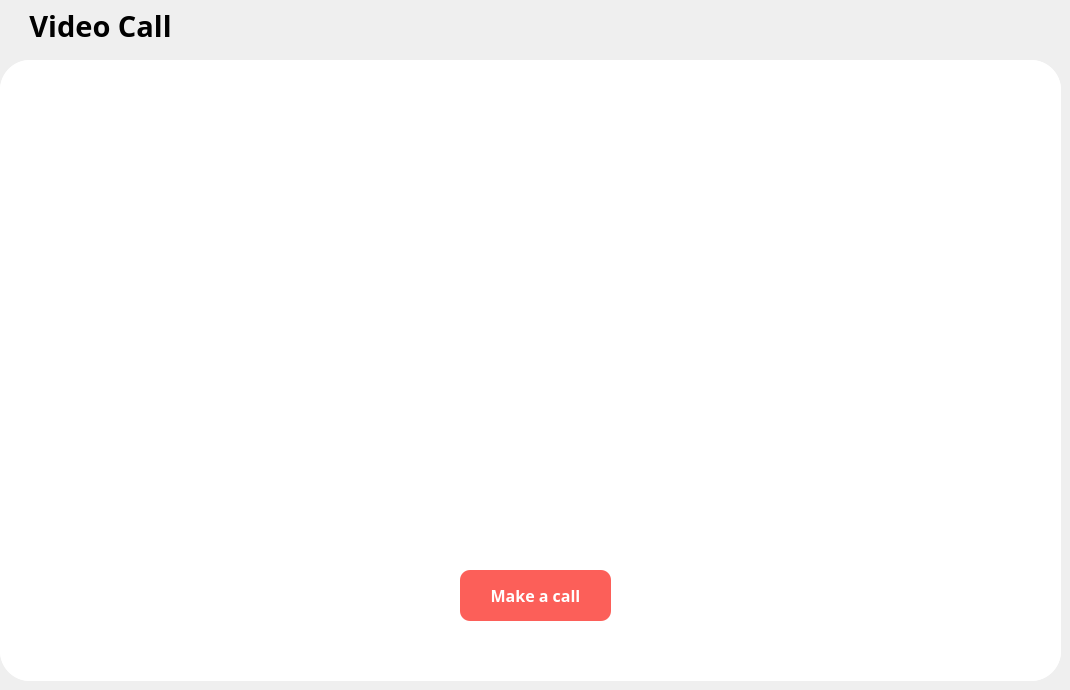
      <widget class="QWidget" name="videocall">
       <widget class="QFrame" name="frame_4">
        <property name="geometry">
         <rect>
          <x>0</x>
          <y>60</y>
          <width>1061</width>
          <height>621</height>
         </rect>
        </property>
        <property name="styleSheet">
         <string notr="true">background-color: rgb(255, 255, 255);
border-radius: 30px;</string>
        </property>
        <property name="frameShape">
         <enum>QFrame::StyledPanel</enum>
        </property>
        <property name="frameShadow">
         <enum>QFrame::Raised</enum>
        </property>
        <widget class="QLabel" name="label_16">
         <property name="geometry">
          <rect>
           <x>0</x>
           <y>0</y>
           <width>1061</width>
           <height>621</height>
          </rect>
         </property>
         <property name="text">
          <string/>
         </property>
         <property name="pixmap">
          <pixmap resource="img.qrc">:/img/img/videocall.png</pixmap>
         </property>
         <property name="alignment">
          <set>Qt::AlignCenter</set>
         </property>
        </widget>
        <widget class="QPushButton" name="pushButton_3">
         <property name="geometry">
          <rect>
           <x>460</x>
           <y>510</y>
           <width>151</width>
           <height>51</height>
          </rect>
         </property>
         <property name="font">
          <font>
           <family>Poppins SemiBold</family>
           <pointsize>12</pointsize>
           <bold>true</bold>
          </font>
         </property>
         <property name="cursor">
          <cursorShape>PointingHandCursor</cursorShape>
         </property>
         <property name="styleSheet">
          <string notr="true">background-color: rgb(252, 95, 89);
border-radius: 10px;
color: white;</string>
         </property>
         <property name="text">
          <string>Make a call</string>
         </property>
        </widget>
       </widget>
       <widget class="QLabel" name="label_4">
        <property name="geometry">
         <rect>
          <x>10</x>
          <y>0</y>
          <width>181</width>
          <height>51</height>
         </rect>
        </property>
        <property name="font">
         <font>
          <family>Poppins SemiBold</family>
          <pointsize>22</pointsize>
          <bold>true</bold>
         </font>
        </property>
        <property name="layoutDirection">
         <enum>Qt::LeftToRight</enum>
        </property>
        <property name="frameShadow">
         <enum>QFrame::Plain</enum>
        </property>
        <property name="text">
         <string>Video Call</string>
        </property>
        <property name="alignment">
         <set>Qt::AlignCenter</set>
        </property>
       </widget>
      </widget>
